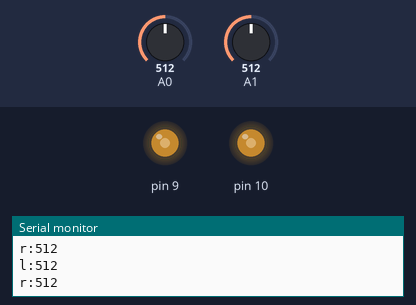
Recording of a sketch running on a simulated Arduino Uno, built with avr-gcc and run on an emulated ATmega328P. Shown: output pins drawn as LEDs (lit = HIGH), the last lines printed to the serial monitor. The test bench sets the inputs (shaded band); at power-on: A0 = 512, A1 = 512.

Above: at 1.2 s.
1.3 s: A0 set to 716
At 2.0 s:
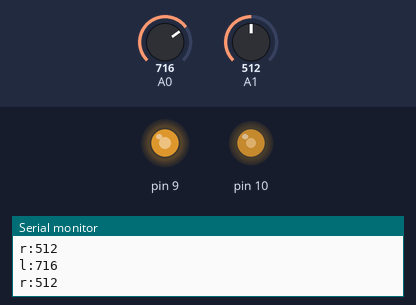
2.8 s: A1 set to 716
At 3.2 s:
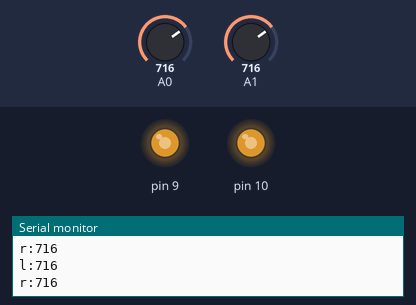
4.3 s: A0 set to 900
At 5.5 s:
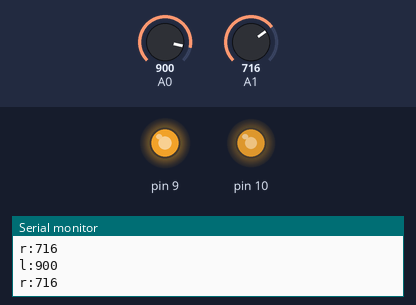
5.8 s: A1 set to 900
At 6.7 s:
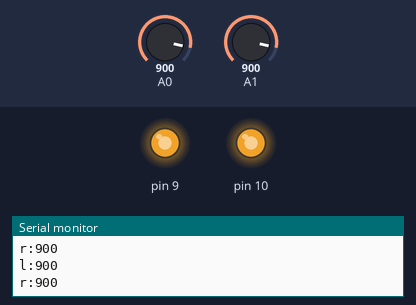
7.3 s: A0 set to 511
At 7.9 s:
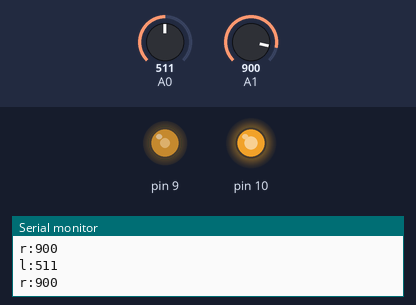
8.8 s: A1 set to 122
At 10.2 s:
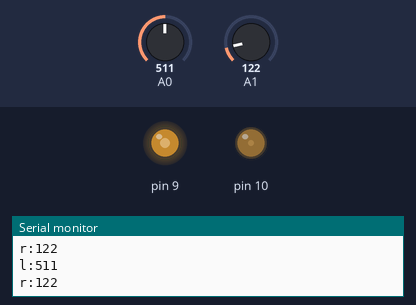
Timing chart, 0 to 11.3 s (numbered marks = the images above; inputs shaded):
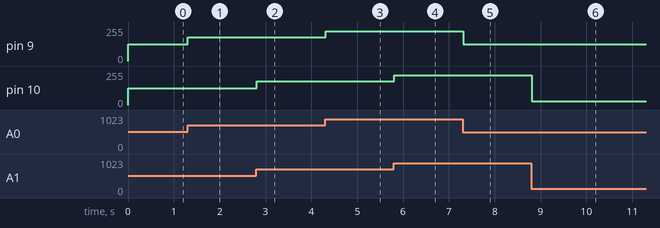

The sketch:

controller_sim.ino
```cpp
void setup() {
  // put your setup code here, to run once:
  pinMode(9,OUTPUT);
  pinMode(10,OUTPUT);
  //pinMode(A0,INPUT);
  //pinMode(A1,INPUT);
  TCCR1B = TCCR1B & 0xF8 | 1;
  Serial.begin(2000000);
  //analogWrite(9,250);
  //analogWrite(10,50);
}

void loop() {
  // put your main code here, to run repeatedly:
    int i = analogRead(A0);
    int j = analogRead(A1);
    Serial.print("l:");
    Serial.println(i);
    Serial.print("r:");
    Serial.println(j);
    i = map(i,0,1023,0,255);
    j = map(j,0,1023,0,255);
    analogWrite(9,i);
    analogWrite(10,j);
    delay(10);
}
```

Measured:
- after the input at 1.3 s, pin 9: 127/255 → 178/255 at once
- after the input at 2.8 s, pin 10: 127/255 → 178/255 at once
- after the input at 4.3 s, pin 9: 178/255 → 224/255 at once
- after the input at 5.8 s, pin 10: 178/255 → 224/255 at once
- after the input at 7.3 s, pin 9: 224/255 → 127/255 at once
- after the input at 8.8 s, pin 10: 224/255 → 30/255 at once
